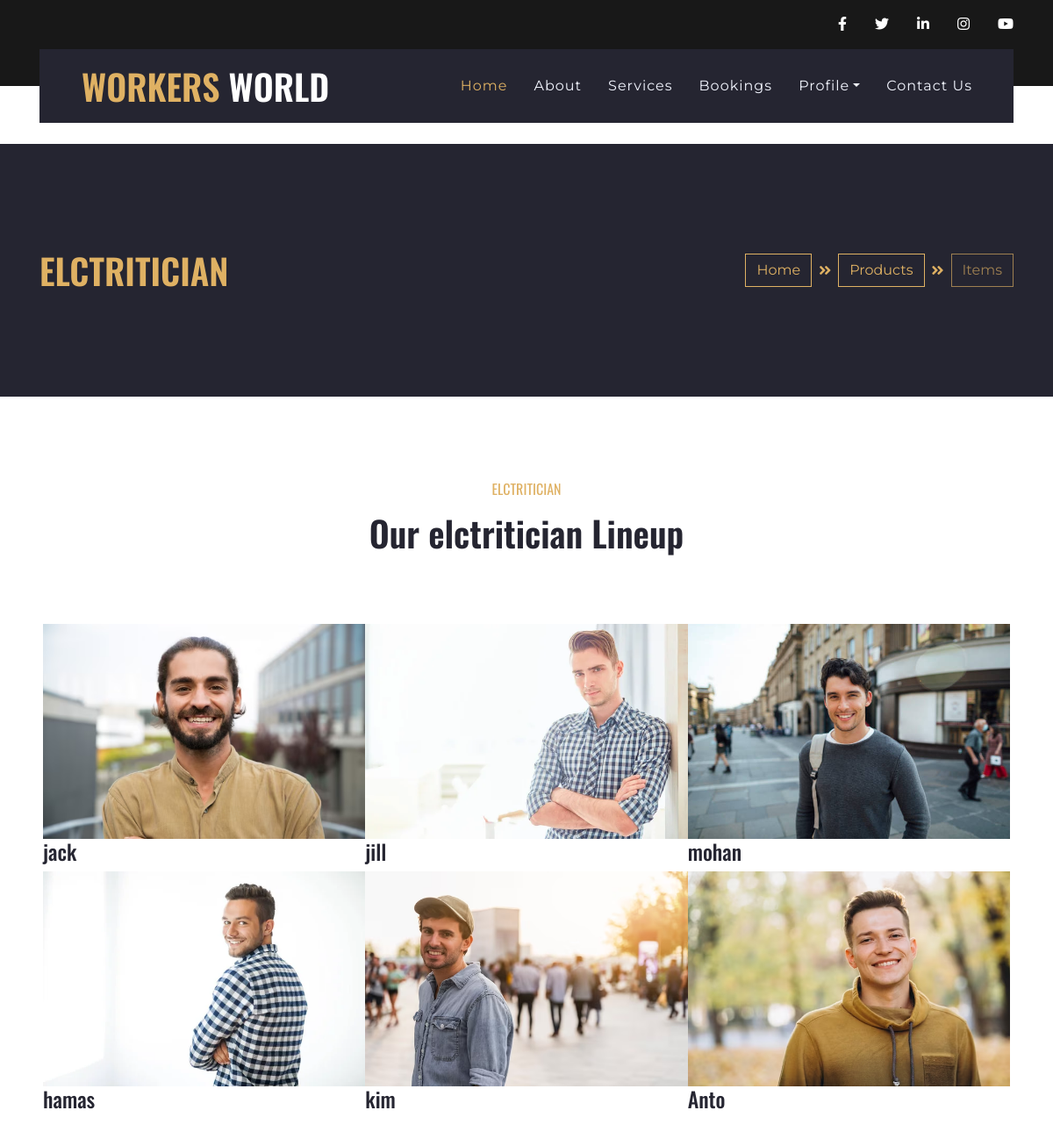
Screenshot of /user/displayemployee.php?id=elctritician with the database file from the repository.
### tables this page shows
CREATE TABLE IF NOT EXISTS `empreg` (
  `id` int NOT NULL AUTO_INCREMENT,
  `emp_id` varchar(25) DEFAULT NULL,
  `ename` varchar(25) DEFAULT NULL,
  `ephone` char(10) DEFAULT NULL,
  `designation` varchar(25) DEFAULT NULL,
  `password` varchar(15) DEFAULT NULL,
  `img` varchar(1000) DEFAULT NULL,
  `status` int NOT NULL,
  PRIMARY KEY (`id`)
);

### classes/DataAccess.class.php (called while the page is built, shortened)
<?php
class DataAccess
{
	private $_con,$_query,$_errors;
	public function __construct()
	{
		if(!$this->_con=mysqli_connect(DB_HOST,DB_USER,DB_PASSWORD,DB_NAME))
		{
			die("connection Error");
		}
	}
	public function query($query)
	{
		if(isset($query))
		{
			$words=explode(' ',$query);
			$this->_query=$query;
			$res=mysqli_query($this->_con,$this->_query);
			if($words[0]=='select' || $words[0]=='Select' || $words[0]=='SELECT')
			{
				if(mysqli_num_rows($res))
				{
					$dataArr=array();
					while($row=mysqli_fetch_assoc($res))
					{
						$dataArr[] = $row;
					}
					return $dataArr;
				}
				else
				{
					return false;
				}
			}
		}
	}
}
?>

### user/displayemployee.php (the view, shortened to what this page needs)
<!DOCTYPE html>
<html lang="en">
<head>
<?php include('header2.php')?>
</head>
    <div class="container-fluid bg-secondary py-5">
   <div class="container py-5">
       <div class="row align-items-center py-4">
           <div class="col-md-6 text-center text-md-left">
          <h1 class="mb-4 mb-md-0 text-primary text-uppercase"><?php $w=$_GET['id'];echo$w ?></h1>
           </div>
           <div class="col-md-6 text-center text-md-right">
               <div class="d-inline-flex align-items-center">
                   <a class="btn btn-outline-primary" href="index.php">Home</a>
                   <i class="fas fa-angle-double-right text-primary mx-2"></i>
                   <a class="btn btn-outline-primary" href="products.php">Products</a>
                   <i class="fas fa-angle-double-right text-primary mx-2"></i>
                   <a class="btn btn-outline-primary disabled" href="">Items</a>
               </div>
           </div>
       </div>
   </div>
</div>
    <div class="container-fluid py-5">
        <div class="container py-5">
            <div class="row justify-content-center">
                <div class="col-lg-6 col-md-8 col text-center mb-4">
                    <h6 class="text-primary font-weight-normal text-uppercase mb-3"><?php $w=$_GET['id'];echo$w ?></h6>
                    <h1 class="mb-4">Our <?php $w=$_GET['id'];echo$w ?> Lineup</h1>
                </div>
            </div>
            <div class="row">
                <div class="col-12 text-center mb-2">
                </div>
            </div>
            <div class="row mx-1 portfolio-container">
            <?php
               $cid=$_GET['id'];
              $q="select * from empreg where status=1 and designation='$cid'";
              $info=$dao->query($q);
              $i=0;
              if(is_iterable($info))
              {
              while($i<count($info))
              { $s=$info[$i]["img"];
  ?>
                <div class="col-lg-4 col-md-6 col-sm-12 p-0 portfolio-item first">
                    <div class="position-relative overflow-hidden">
                        <div class="portfolio-img d-flex align-items-center justify-content-center">
                            <img class="img-fluid" src=<?php echo BASE_URL."uploads/".$info[$i]["img"]; ?> alt="">
                        </div>
                    </div>
                    <h4><?php echo $info[$i]["ename"]?></h4> </a>
                </div>
                <?php
                $i++;
              }
            }
            else{
                echo "<script> alert('$cid are Busy');</script>";
            }
             ?>
</div>
        </div>
    </div>
</body>
</html>

### rows the page displays
empreg: img (picture), ename "jack"
empreg: img (picture), ename "jill"
empreg: img (picture), ename "mohan"
empreg: img (picture), ename "hamas"
empreg: img (picture), ename "kim"
empreg: img (picture), ename "Anto"

### other values shown
$w "ELCTRITICIAN"
$w "elctritician"
